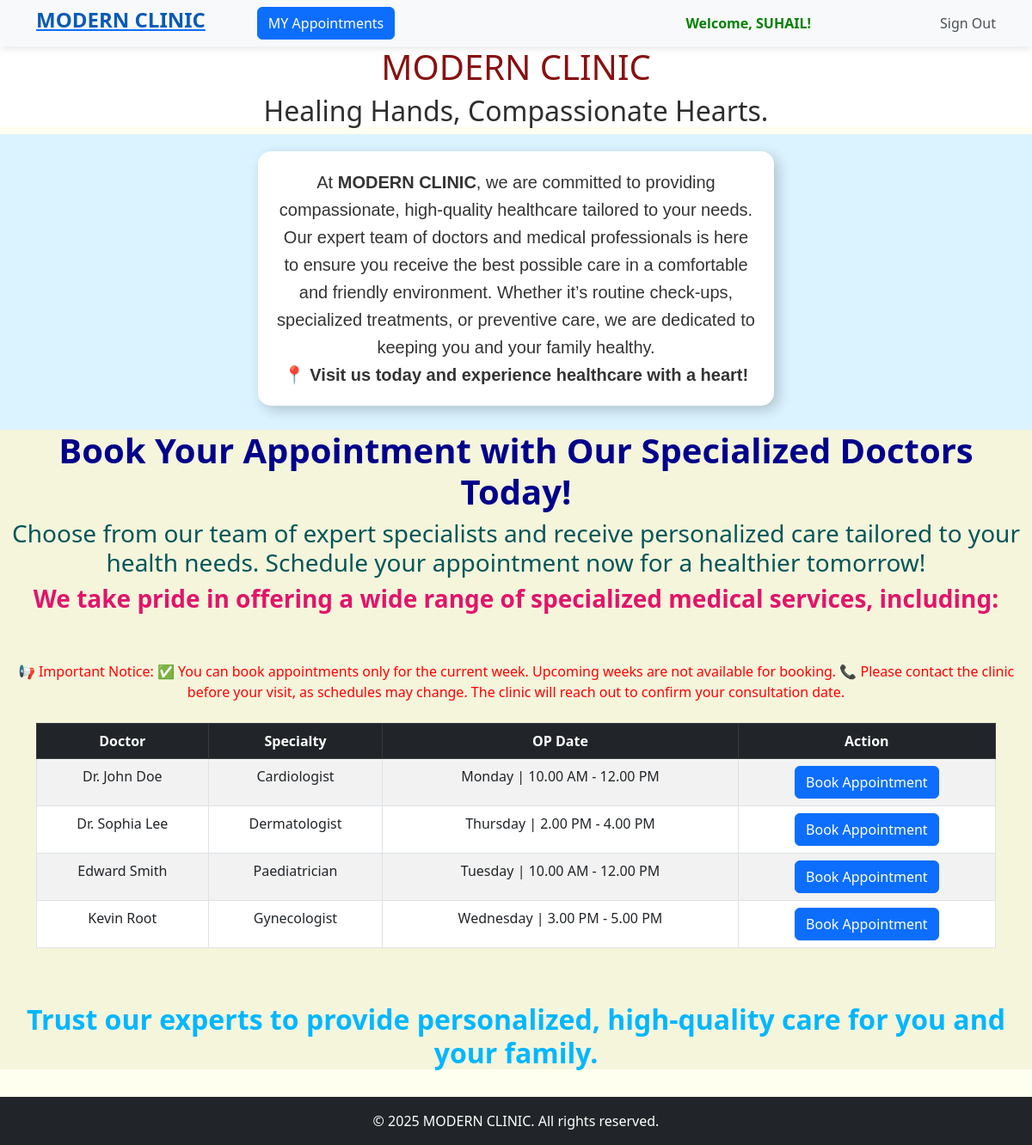
/ (signed in), run on the app's committed database.
### booking/models.py (models this page shows, shortened)
class TeamofDoctors(models.Model):
    name = models.CharField(max_length=50,null=True,blank=True)
    specialization = models.CharField(max_length=50,null=True,blank=True)
    op_date = models.CharField(max_length=250,null=True,blank=True)

### booking/views.py (the view)
# urls.py: path('',views.home,name="home"),
def home(request):
    data = TeamofDoctors.objects.all
    return render(request,"booking/home.html",{'data':data})

### booking/templates/booking/home.html (shortened to what this page needs)
<!DOCTYPE html>
<html lang="en">
<head>
    <link rel="stylesheet" href="https://cdn.jsdelivr.net/npm/bootstrap@5.3.0/dist/css/bootstrap.min.css">
     <link href="https://cdn.jsdelivr.net/npm/bootstrap@5.3.0/dist/css/bootstrap.min.css" rel="stylesheet">
</head>
   <nav class="navbar navbar-expand-lg">
    <div class="container">
         <a href="{% url 'home' %}"><h4 style="color: #085bb5;"><strong>MODERN CLINIC</strong></h4></a>
         <a href="{% url 'my_appointments' %}"><button class="btn btn-primary" style="margin-left: 60px;">MY Appointments</button></a>
        <div class="collapse navbar-collapse" id="navbarNav">
            <ul class="navbar-nav ms-auto">
                {% if user.is_authenticated %}
                    <li class="nav-item" style="margin-right: 150px;">
                        <span class="nav-item welcome-text"><strong style="color:green ;">Welcome, {{ user.username | upper}}!</strong></span>
                    </li>
                    <li class="nav-item">
                        <form method="post" action="{% url 'sign_out' %}" class="d-inline">
                            <button type="submit" class="nav-link btn btn-link" style="border: none; padding: 0; background: none;">
                                Sign Out
                            </button>
                        </form>
                    </li>
                {% endif %}
            </ul>
        </div>
    </div>
</nav>
<body style="background-color: ivory;">
    <div style="text-align: center;background-color: rgb(255, 255, 255);">
        <h1 style="color: rgb(136, 17, 17);">MODERN CLINIC</h1>
        <H2 style="color: rgb(46, 46, 46);font-family:inherit;">Healing Hands, Compassionate Hearts.</H2>
    </div>
    {% block content %}
    <div style="
    background-color: rgb(219, 243, 255);
    display: flex;
    justify-content: center;
    align-items: center;
    padding: 20px;
">
        <h3 style="
        background: white;
        padding: 20px;
        border-radius: 15px;
        box-shadow: 5px 5px 15px rgba(0, 0, 0, 0.2);
        max-width: 600px;
        text-align: center;
        font-family: Arial, sans-serif;
        color: #333;
        line-height: 1.6;
        font-size: 20px;
    ">
            At <strong>MODERN CLINIC</strong>, we are committed to providing compassionate,
            high-quality healthcare tailored to your needs. Our expert team of doctors and medical professionals
            is here to ensure you receive the best possible care in a comfortable and friendly environment.
            Whether it’s routine check-ups, specialized treatments, or preventive care,
            we are dedicated to keeping you and your family healthy. <br>
            📍 <strong>Visit us today and experience healthcare with a heart!</strong>
        </h3>
    </div>
    <div style="background-color: beige;text-align: center;">
       <h1 style="color: darkblue;"><strong>Book Your Appointment with Our Specialized Doctors Today!</strong></h1>
       <h3 style="color: rgb(0, 86, 88);">Choose from our team of expert specialists and receive personalized care tailored to your health needs.
        Schedule your appointment now for a healthier tomorrow!</h3>
        <h3 style="color:rgb(226, 20, 106)"><strong>We take pride in offering a wide range of specialized medical services, including:</strong></h3><br><br>
        <p style="color: red;">📢 Important Notice:
            ✅ You can book appointments only for the current week. Upcoming weeks are not available for booking.
            📞 Please contact the clinic before your visit, as schedules may change. The clinic will reach out to confirm your consultation date.</p>
        <div class="container mt-4">
            <table class="table table-bordered table-striped">
                <thead class="table-dark">
                    <tr>
                        <th>Doctor</th>
                        <th>Specialty</th>
                        <th>OP Date</th>
                        <th>Action</th>
                    </tr>
                </thead>
                <tbody>
                    {% for doctor in  data %}
                    <tr>
                        <td>{{doctor.name}}</td>
                        <td>{{doctor.specialization}}</td>
                        <td>{{doctor.op_date}}</td>
                        <td><a href="{% url 'appointment' doctor_id=doctor.id %}"><button class="btn btn-primary">Book Appointment</button></a></td>
                    </tr>
                    {% endfor %}
                </tbody>
            </table>
        </div><br><br>
        <h2 style="color: rgb(0, 183, 255);"><strong>Trust our experts to provide personalized, high-quality care for you and your family.</strong></h2>
    </div><br>
    <footer class="text-center py-3 bg-dark text-white">
        &copy; 2025 MODERN CLINIC. All rights reserved.
    </footer>
{% endblock %}
</body>
</html>

### booking/templates/booking/home.html (style rules this page uses)
body { background-color: #f1f3f5; }
.navbar { background-color: #f8f9fa !important; box-shadow: 0px 2px 10px rgba(0, 0, 0, 0.1); }
.nav-link { color: #495057 !important; transition: 0.3s; }
.welcome-text { font-weight: bold; color: #007bff; }

### data on the page
TeamofDoctors: name "Dr. John Doe", specialization "Cardiologist", op_date "Monday | 10.00 AM - 12.00 PM"
TeamofDoctors: name "Dr. Sophia Lee", specialization "Dermatologist", op_date "Thursday | 2.00 PM - 4.00 PM"
TeamofDoctors: name "Edward Smith", specialization "Paediatrician", op_date "Tuesday | 10.00 AM - 12.00 PM"
TeamofDoctors: name "Kevin Root", specialization "Gynecologist", op_date "Wednesday | 3.00 PM - 5.00 PM"

### other printed values
{{ user.username | upper }} "SUHAIL"
